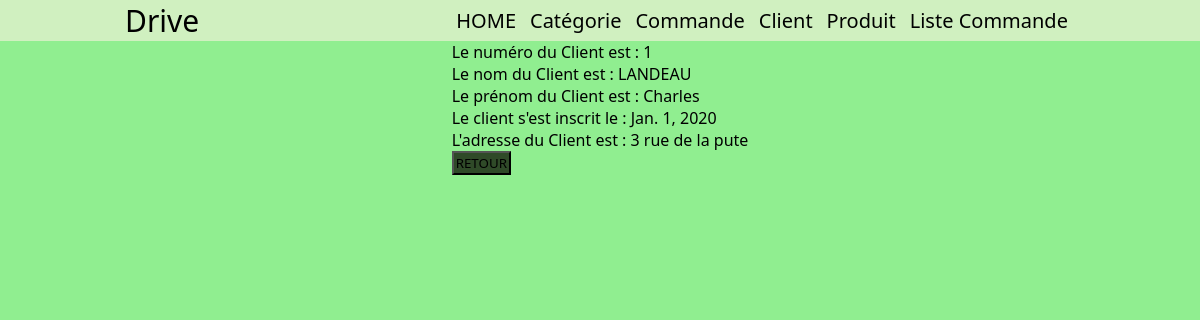
Page /drive/affiche-client/1/ on the committed database.
### drive/models.py (models this page shows, shortened)
class client(models.Model):
    num_client = models.BigIntegerField(null=True)
    nom = models.CharField(max_length=100)
    prenom = models.CharField(max_length=100)
    date_inscription = models.DateField()
    adresse = models.CharField(max_length=100)

### drive/views.py (the view)
# urls.py: path('drive/affiche-client/<int:id>/', views.affiche_client),
def affiche_client(request, id):
	client = models.client.objects.get(pk=id)
	return render(request,'client/affiche_client.html',{"client": client})

### drive/templates/client/affiche_client.html (shortened to what this page needs)
{% extends "index.html" %}
{% block content %}
    <div>
        Le numéro du Client est : {{ client.num_client }}<br>
        Le nom du Client est : {{ client.nom }}<br>
        Le prénom du Client est : {{ client.prenom }}<br>
        Le client s'est inscrit le : {{ client.date_inscription }}<br>
        L'adresse du Client est : {{ client.adresse }}<br>
        <button><a href="/drive/index-client/">RETOUR</a></button>
    </div>
    {% endblock %}

### drive/static/categorie/main.css (style rules this page uses)
* { box-sizing:border-box; padding:0; margin:0; font-weight:1; color: black; overflow-x:hidden; }
body { background-color:#90EE90;font-family:system-ui,arial;display:flex;align-items:center;flex-direction:column; }
input[type=submit],button, button a { background:#2f4a28; font-family:system-ui,arial; padding: 1px 1px 1px 1px; text-decoration: none; }

### rows in the picture
client: num_client "1", nom "LANDEAU", prenom "Charles", date_inscription "Jan. 1, 2020", adresse "3 rue de la pute"
